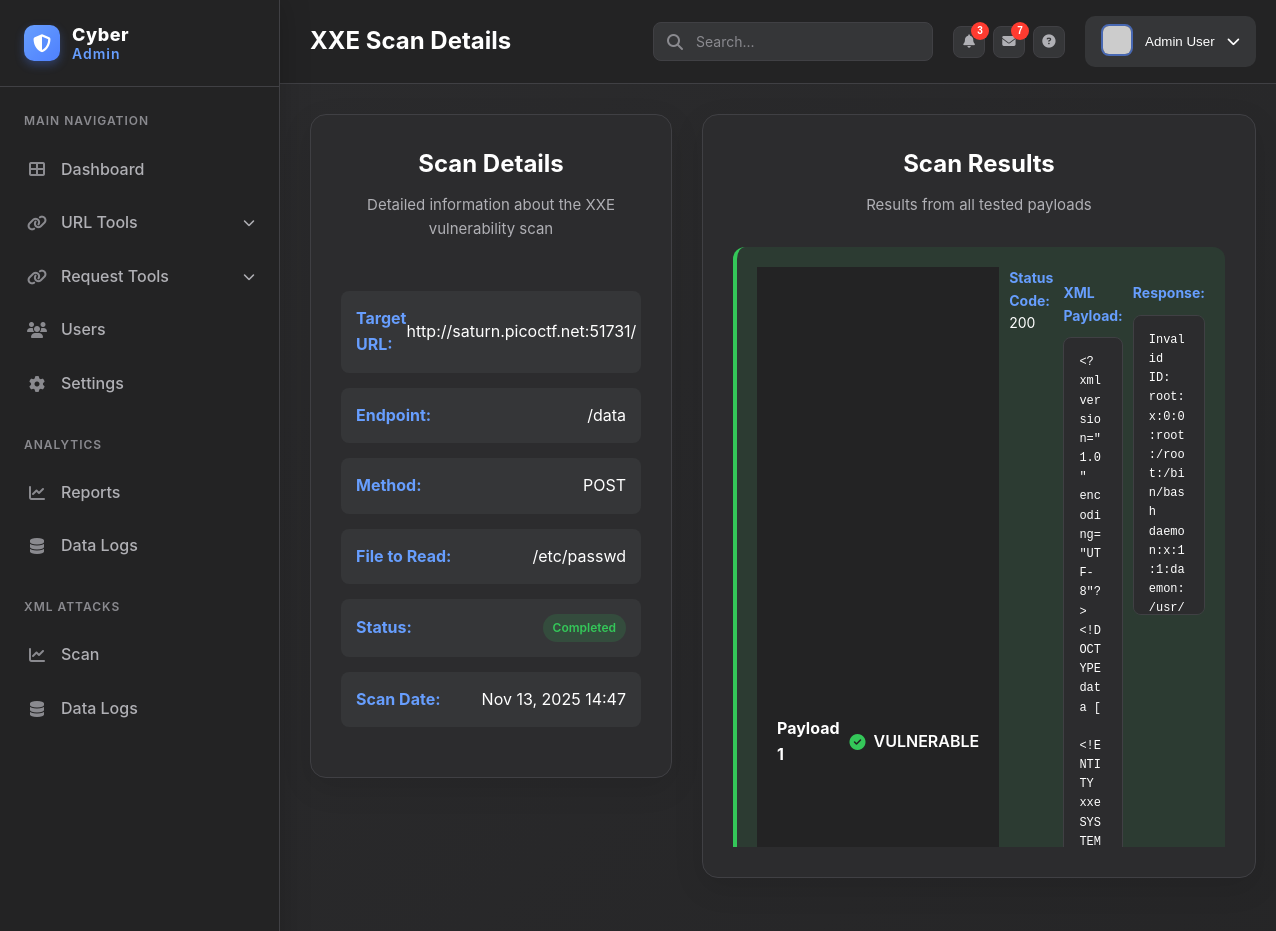
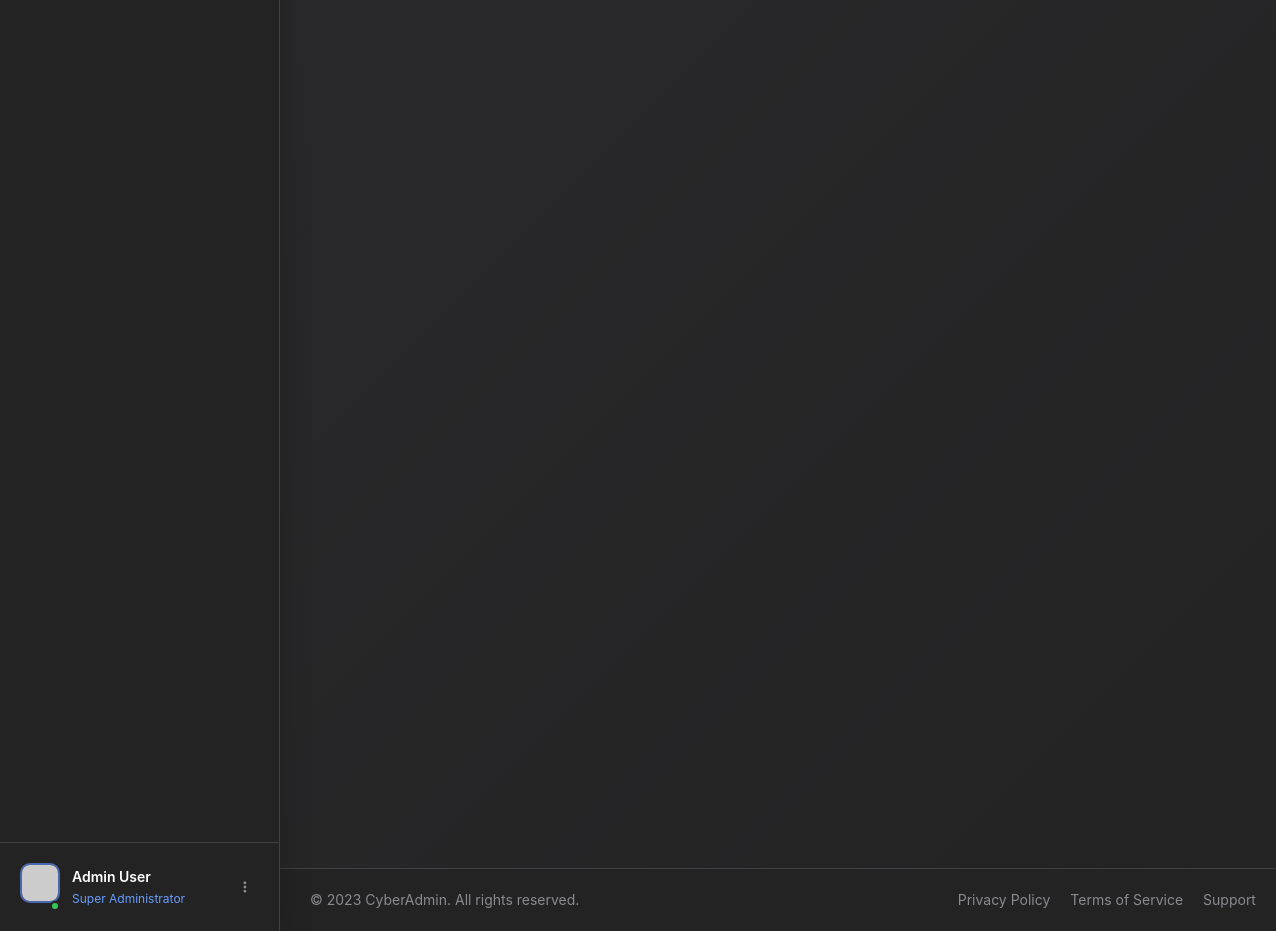
/Tools/scan/1/, run on the app's committed database (2 pictures, top to bottom).
### Tools/XXS/models.py (models this page shows, shortened)
class XXEScan(models.Model):
    HEADER_CHOICES = [
        ('default', 'Default Headers'),
        ('custom', 'Custom Headers')
    ]
    target_url = models.URLField()
    endpoint = models.CharField(max_length=200, default='/data')
    method = models.CharField(max_length=10, default='POST')
    file_to_read = models.CharField(max_length=500, default='/etc/passwd')
    timeout = models.IntegerField(default=10)
    header_choice = models.CharField(max_length=10, choices=HEADER_CHOICES, default='default')
    custom_headers = models.TextField(blank=True, null=True)
    status = models.CharField(max_length=20, default='pending')
    created_at = models.DateTimeField(auto_now_add=True)

class ScanResult(models.Model):
    scan = models.ForeignKey(XXEScan, on_delete=models.CASCADE, related_name='results')
    payload_used = models.TextField()
    status_code = models.IntegerField()
    response_body = models.TextField()
    success = models.BooleanField(default=False)
    error_message = models.TextField(blank=True, null=True)
    created_at = models.DateTimeField(auto_now_add=True)

### Tools/XXS/views.py (the view)
# urls.py: path('scan/<int:scan_id>/', views.ScanDetailView.as_view(), name='scan_detail'),
class ScanDetailView(View):
    def get(self, request, scan_id):
        scan = XXEScan.objects.get(id=scan_id)
        results = ScanResult.objects.filter(scan=scan)
        return render(request, 'xxe_scanner/detail.html', {
            'scan': scan,
            'results': results
        })

### Tools/templates/xxe_scanner/detail.html (shortened to what this page needs)
{% extends "Home/base.html" %}
{% block page_title %}XXE Scan Details{% endblock %}
{% block body %}
<div class="dashboard-content">
    <div class="form-container">
        <div class="form-card">
            <div class="form-header">
                <h2>Scan Details</h2>
                <p>Detailed information about the XXE vulnerability scan</p>
            </div>
            <div class="scan-info">
                <div class="info-grid">
                    <div class="info-item">
                        <strong>Target URL:</strong>
                        <span>{{ scan.target_url }}</span>
                    </div>
                    <div class="info-item">
                        <strong>Endpoint:</strong>
                        <span>{{ scan.endpoint }}</span>
                    </div>
                    <div class="info-item">
                        <strong>Method:</strong>
                        <span>{{ scan.method }}</span>
                    </div>
                    <div class="info-item">
                        <strong>File to Read:</strong>
                        <span>{{ scan.file_to_read }}</span>
                    </div>
                    <div class="info-item">
                        <strong>Status:</strong>
                        <span class="status-badge {% if scan.status == 'completed' %}success{% else %}error{% endif %}">
                            {{ scan.status|title }}
                        </span>
                    </div>
                    <div class="info-item">
                        <strong>Scan Date:</strong>
                        <span>{{ scan.created_at|date:"M d, Y H:i" }}</span>
                    </div>
                </div>
            </div>
        </div>
        <div class="form-card">
            <div class="form-header">
                <h2>Scan Results</h2>
                <p>Results from all tested payloads</p>
            </div>
            <div class="results-list">
                {% for result in results %}
                <div class="result-item {% if result.success %}success{% else %}error{% endif %}">
                    <div class="result-header">
                        <h4>Payload {{ forloop.counter }}</h4>
                        <span class="result-status">
                            {% if result.success %}
                            <i class="fas fa-check-circle success"></i> VULNERABLE
                            {% else %}
                            <i class="fas fa-times-circle error"></i> NOT VULNERABLE
                            {% endif %}
                        </span>
                    </div>
                    <div class="result-details">
                        <div class="detail-row">
                            <strong>Status Code:</strong> {{ result.status_code }}
                        </div>
                    </div>
                    <div class="payload-section">
                        <h5>XML Payload:</h5>
                        <pre class="payload-code">{{ result.payload_used }}</pre>
                    </div>
                    {% if result.success %}
                    <div class="response-section">
                        <h5>Response:</h5>
                        <pre class="response-code">{{ result.response_body }}</pre>
                    </div>
                    {% endif %}
                </div>
                {% endfor %}
            </div>
        </div>
    </div>
</div>
{% endblock %}

### Home/static/css/style.css (style rules this page uses)
:root { --bg-primary: #2c2c2e; --bg-secondary: #353638; --bg-tertiary: #232324; --accent-primary: #679efe; --accent-secondary: #4e80fe; --accent-tertiary: #4868b2; --text-primary: #ffffff; --text-secondary: #b0b0b5; --text-muted: #8a8a8f; --success: #34c759; --warning: #ffcc00; --danger: #ff3b30; --info: #5ac8fa; --border-color: #404044; --card-bg: #2c2c2e; --header-bg: #232324; --sidebar-bg: #232324; --sidebar-hover: #353638; --dropdown-bg: #2c2c2e; }
* { margin: 0; padding: 0; box-sizing: border-box; }
body { font-family: 'Inter', 'Segoe UI', system-ui, -apple-system, sans-serif; background: linear-gradient(135deg, var(--bg-primary) 0%, var(--bg-tertiary) 100%); color: var(--text-primary); line-height: 1.6; overflow-x: hidden; min-height: 100vh; }
.status-badge { padding: 6px 12px; border-radius: 20px; font-size: 12px; font-weight: 600; }
.result-header { display: flex; align-items: center; gap: 10px; margin-bottom: 15px; }
.result-header h4 { margin: 0; }
.result-item { display: flex; gap: 10px; }
.result-item strong { min-width: 120px; }
.form-container { display: grid; grid-template-columns: 1fr 1fr; gap: 30px; margin-bottom: 40px; max-width: 100%; overflow: visible; }
.form-card { background: var(--card-bg); border-radius: 16px; padding: 30px; box-shadow: 0 10px 30px rgba(0, 0, 0, 0.1); border: 1px solid var(--border-color); height: fit-content; max-width: 100%; overflow: visible; }
.form-header { text-align: center; margin-bottom: 30px; }
.form-header h2 { font-size: 24px; margin-bottom: 10px; color: var(--text-primary); }
.form-header p { color: var(--text-secondary); font-size: 15px; }
.result-header { display: flex; align-items: center; justify-content: space-between; padding: 16px 20px; background: var(--bg-tertiary); border-bottom: 1px solid var(--border-color); }
.dashboard-content { display: flex; flex-direction: column; gap: 30px; }
.status-badge { padding: 4px 10px; border-radius: 20px; font-size: 12px; font-weight: 600; }
.status-badge.success { background: rgba(52, 199, 89, 0.15); color: var(--success); }

### Tools/templates/xxe_scanner/detail.html (style rules this page uses)
.scan-info { padding: 20px 0; }
.info-grid { display: grid; grid-template-columns: repeat(auto-fit, minmax(300px, 1fr)); gap: 15px; }
.info-item { background: var(--bg-secondary); padding: 15px; border-radius: 8px; display: flex; justify-content: space-between; align-items: center; }
.info-item strong { color: var(--accent-primary); }
.results-list { max-height: 600px; overflow-y: auto; }
.result-item { background: var(--bg-secondary); border-radius: 12px; padding: 20px; margin-bottom: 20px; border-left: 4px solid; }
.result-item.success { border-left-color: var(--success); background: rgba(52, 199, 89, 0.1); }
.result-header { display: flex; justify-content: space-between; align-items: center; margin-bottom: 15px; }
.result-header h4 { margin: 0; color: var(--text-primary); }
.result-status { display: flex; align-items: center; gap: 8px; font-weight: 600; }
.result-status .success { color: var(--success); }
.detail-row { margin-bottom: 8px; font-size: 14px; }
.detail-row strong { color: var(--accent-primary); }
.payload-section, .response-section { margin-top: 15px; }
.payload-section h5, .response-section h5 { margin: 0 0 10px 0; color: var(--accent-primary); font-size: 14px; }
.payload-code, .response-code { background: var(--bg-primary); padding: 15px; border-radius: 8px; font-size: 12px; overflow-x: auto; border: 1px solid var(--border-color); white-space: pre-wrap; word-break: break-word; }
.response-code { max-height: 300px; overflow-y: auto; }

### data on the page
XXEScan: target_url "http://saturn.picoctf.net:51731/", endpoint "/data", method "POST", file_to_read "/etc/passwd", status "Completed", created_at "Nov 13, 2025 14:47"
ScanResult: success True (drawn), status_code "200", payload_used "<?xml version=\"1.0\" encoding=\"UTF-8\"?> <!DOCTYPE data [ <!ENTITY xxe SYSTEM…", response_body "Invalid ID: root:x:0:0:root:/root:/bin/bash…"
